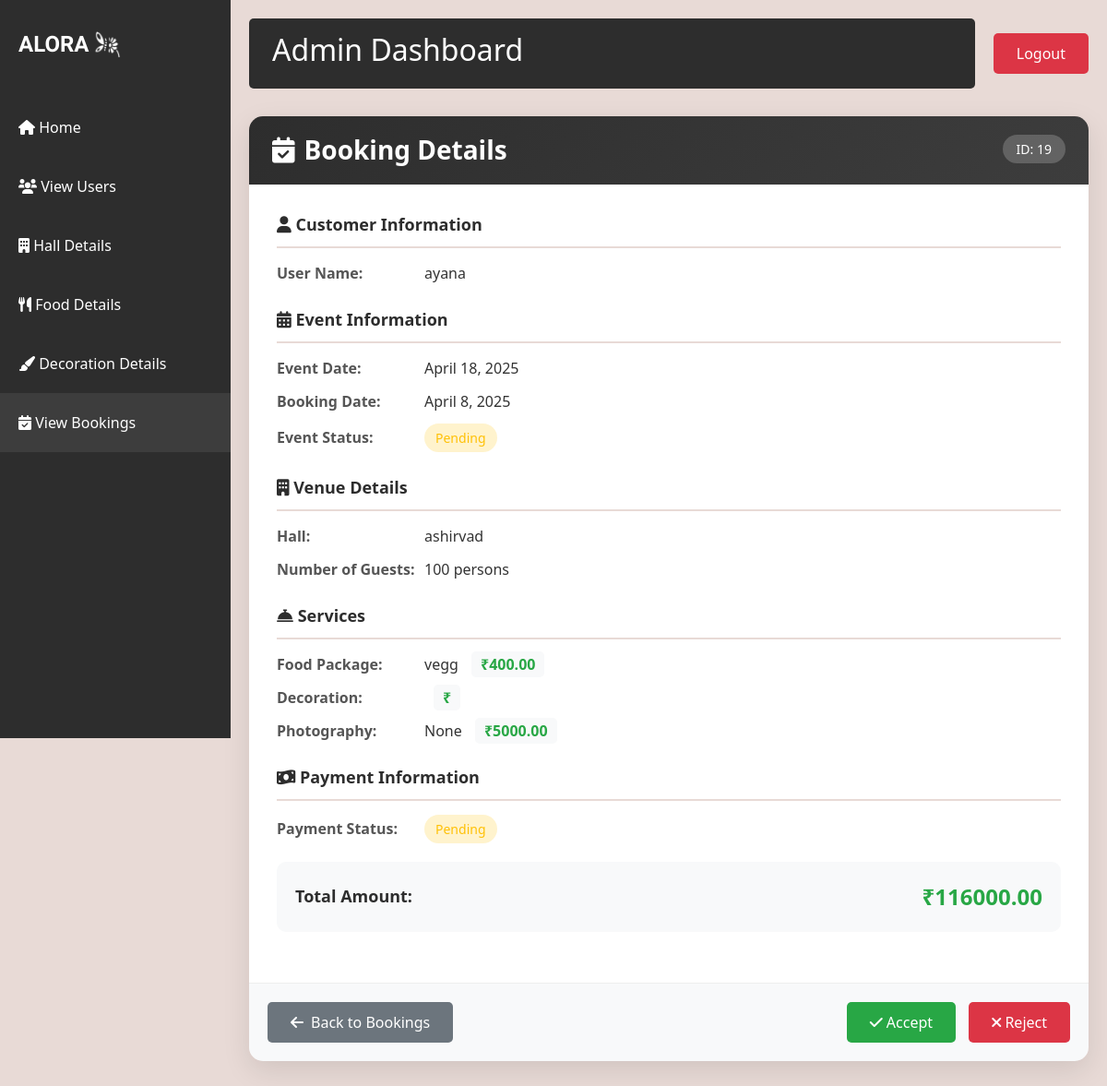
Page /booking_detail/19/ (signed in) on the committed database.
### app/models.py (models this page shows)
class Bookings(models.Model):
    event_date=models.DateField(null=True)
    event_status=models.CharField(max_length=100,default='Pending')
    user_id=models.ForeignKey(User,on_delete=models.CASCADE)
    hall_id=models.ForeignKey(Halls,on_delete=models.CASCADE)
    booking_date=models.DateField(auto_now_add=True)
    payment_status=models.CharField(max_length=100,default='Pending')
    photography=models.CharField(max_length=100,null=True,blank=True)
    no_of_persons=models.IntegerField(null=True,blank=True)
    food_value=models.BooleanField(null=True,blank=True)
    food=models.ForeignKey(Food,on_delete=models.SET_NULL, null=True, blank=True)
    decoration_value=models.BooleanField(null=True,blank=True)
    decoration=models.ForeignKey(Decoration,on_delete=models.SET_NULL, null=True, blank=True)
    photography_cost=models.DecimalField(max_digits=10,decimal_places=2)
    total_payment=models.DecimalField(max_digits=10,decimal_places=2)

class Halls(models.Model):
    name=models.CharField(max_length=100)
    location=models.CharField(max_length=200)
    capacity=models.IntegerField()
    price_per_day=models.DecimalField(max_digits=10,decimal_places=2)
    photo_url=models.ImageField(upload_to='images/')
    description=models.TextField(blank=True,null=True)

class Food(models.Model):
    food_name=models.CharField(max_length=100,null=True)
    food_image=models.ImageField(upload_to='images/')
    food_price=models.DecimalField(max_digits=10,decimal_places=2)

### app/views.py (the view)
# urls.py: path('booking_detail/<int:id>/', views.booking_detail, name='booking_detail'),###
@login_required(login_url='login')
def booking_detail(request, id):
    booking = get_object_or_404(Bookings.objects.select_related('user_id', 'hall_id', 'food', 'decoration'), id=id)
    return render(request, 'booking_detail_.html', {'booking': booking})

### templates/booking_detail_.html (shortened to what this page needs)
<!DOCTYPE html>
<html lang="en">
<head>
    {% load static %}
    <link href="https://cdn.jsdelivr.net/npm/bootstrap@5.3.0/dist/css/bootstrap.min.css" rel="stylesheet">
    <link rel="stylesheet" href="https://cdnjs.cloudflare.com/ajax/libs/font-awesome/6.0.0-beta3/css/all.min.css">
</head>
<body>
    <div class="sidebar">
        <div class="logo-container">
            <div class="logo">ALORA</div>
            <img src="{% static 'alora_icon.png' %}" alt="Light Bulb" class="logo-image">
        </div>
        <nav class="nav flex-column">
            <a class="nav-link" href="{% url 'admin_dash' %}">
                <i class="fas fa-home"></i> Home
            </a>
            <a class="nav-link" href="{% url 'view_users' %}">
                <i class="fas fa-users"></i> View Users
            </a>
            <a class="nav-link" href="{% url 'hall_details' %}">
                <i class="fas fa-building"></i> Hall Details
            </a>
            <a class="nav-link" href="{% url 'food_details' %}">
                <i class="fas fa-utensils"></i> Food Details
            </a>
            <a class="nav-link" href="{% url 'decoration_details' %}">
                <i class="fas fa-paint-brush"></i> Decoration Details
            </a>
            <a class="nav-link active" href="{% url 'admin_view_booking' %}">
                <i class="fas fa-calendar-check"></i> View Bookings
            </a>
        </nav>
    </div>
    <div class="main-content">
        <div class="top-nav">
            <div class="welcome-section">
                <h2>Admin Dashboard</h2>
            </div>
            <a href="{% url 'logout' %}" class="logout-btn">Logout</a>
        </div>
        <div class="booking-details-card">
            <div class="booking-header">
                <h3><i class="fas fa-calendar-check"></i> Booking Details</h3>
                <div class="booking-id-badge">ID: {{ booking.id }}</div>
            </div>
            <div class="booking-body">
                <div class="info-group">
                    <div class="info-category">
                        <i class="fas fa-user"></i> Customer Information
                    </div>
                    <div class="info-row">
                        <div class="info-label">User Name:</div>
                        <div class="info-value">{{ booking.user_id.username }}</div>
                    </div>
                </div>
                <div class="info-group">
                    <div class="info-category">
                        <i class="fas fa-calendar-alt"></i> Event Information
                    </div>
                    <div class="info-row">
                        <div class="info-label">Event Date:</div>
                        <div class="info-value">{{ booking.event_date }}</div>
                    </div>
                    <div class="info-row">
                        <div class="info-label">Booking Date:</div>
                        <div class="info-value">{{ booking.booking_date }}</div>
                    </div>
                    <div class="info-row">
                        <div class="info-label">Event Status:</div>
                        <div class="info-value">
                            {% if booking.event_status == 'Accept' %}
                                <span class="status-badge status-accepted">Accepted</span>
                            {% elif booking.event_status == 'Reject' %}
                                <span class="status-badge status-rejected">Rejected</span>
                            {% else %}
                                <span class="status-badge status-pending">Pending</span>
                            {% endif %}
                        </div>
                    </div>
                </div>
                <div class="info-group">
                    <div class="info-category">
                        <i class="fas fa-building"></i> Venue Details
                    </div>
                    <div class="info-row">
                        <div class="info-label">Hall:</div>
                        <div class="info-value">{{ booking.hall_id.name }}</div>
                    </div>
                    <div class="info-row">
                        <div class="info-label">Number of Guests:</div>
                        <div class="info-value">{{ booking.no_of_persons }} persons</div>
                    </div>
                </div>
                <div class="info-group">
                    <div class="info-category">
                        <i class="fas fa-concierge-bell"></i> Services
                    </div>
                    <div class="info-row">
                        <div class="info-label">Food Package:</div>
                        <div class="info-value">{{ booking.food.food_name }} <span class="price-tag">₹{{ booking.food.food_price }}</span></div>
                    </div>
                    <div class="info-row">
                        <div class="info-label">Decoration:</div>
                        <div class="info-value">{{ booking.decoration.decoration_name }} <span class="price-tag">₹{{ booking.decoration.decoration_price }}</span></div>
                    </div>
                    <div class="info-row">
                        <div class="info-label">Photography:</div>
                        <div class="info-value">{{ booking.photography }} <span class="price-tag">₹{{ booking.photography_cost }}</span></div>
                    </div>
                </div>
                <div class="info-group">
                    <div class="info-category">
                        <i class="fas fa-money-bill-wave"></i> Payment Information
                    </div>
                    <div class="info-row">
                        <div class="info-label">Payment Status:</div>
                        <div class="info-value">
                            {% if booking.payment_status == 'Paid' %}
                                <span class="status-badge status-paid">Paid</span>
                            {% else %}
                                <span class="status-badge status-pending">Pending</span>
                            {% endif %}
                        </div>
                    </div>
                    <div class="total-section">
                        <div class="total-label">Total Amount:</div>
                        <div class="total-value">₹{{ booking.total_payment }}</div>
                    </div>
                </div>
            </div>
            <div class="booking-footer">
                <a href="{% url 'admin_view_booking' %}" class="back-btn"><i class="fas fa-arrow-left"></i> Back to Bookings</a>
                <div class="action-buttons">
                    {% if booking.event_status == 'Pending' %}
                        <form action="{% url 'acceptrejectbooking' id=booking.id %}" method="post" style="display:inline;">
                            <button type="submit" name="Status" value="Accept" class="action-btn accept-btn"><i class="fas fa-check"></i> Accept</button>
                            <button type="submit" name="Status" value="Reject" class="action-btn reject-btn"><i class="fas fa-times"></i> Reject</button>
                        </form>
                    {% elif booking.event_status == 'Accept' %}
                        <form action="{% url 'acceptrejectbooking' id=booking.id %}" method="post" style="display:inline;">
                            {% csrf_token %}
                            <button type="submit" name="Status" value="Reject" class="action-btn reject-btn"><i class="fas fa-times"></i> Reject</button>
                        </form>
                    {% elif booking.event_status == 'Reject' %}
                        <form action="{% url 'acceptrejectbooking' id=booking.id %}" method="post" style="display:inline;">
                            {% csrf_token %}
                            <button type="submit" name="Status" value="Accept" class="action-btn accept-btn"><i class="fas fa-check"></i> Accept</button>
                        </form>
                    {% endif %}
                </div>
            </div>
        </div>
    </div>
</body>
</html>

### templates/booking_detail_.html (style rules this page uses)
body { background-color: #e8dad6; min-height: 100vh; }
.sidebar { background-color: #2d2d2d; color: white; min-height: 100vh; padding-top: 20px; position: fixed; width: 250px; }
.logo-container { display: flex; align-items: center; justify-content: flex-start; padding: 10px 20px; margin-bottom: 30px; }
.logo { font-family: 'Irish Grover'; font-size: 24px; font-weight: bold; }
.logo-image { width: 30px; height: 30px; margin-left: 5px; }
.nav-link { color: #ffffff; padding: 20px 20px; transition: all 0.3s; font-size: 16px; }
.nav-link.active { background-color: #3d3d3d; }
.main-content { margin-left: 250px; padding: 20px; }
.top-nav { display: flex; justify-content: space-between; align-items: center; margin-bottom: 30px; }
.welcome-section { background-color: #2d2d2d; color: white; padding: 15px 25px; border-radius: 5px; flex-grow: 1; margin-right: 20px; }
.logout-btn { background-color: #dc3545; color: white; border: none; padding: 10px 25px; border-radius: 5px; text-decoration: none; transition: background-color 0.3s; }
.booking-details-card { border: none; border-radius: 15px; overflow: hidden; box-shadow: 0 10px 30px rgba(0, 0, 0, 0.1); margin-bottom: 30px; }
.booking-header { background: linear-gradient(135deg, #2d2d2d 0%, #3d3d3d 100%); color: white; padding: 20px 25px; position: relative; }
.booking-header h3 { margin: 0; font-weight: 600; display: flex; align-items: center; }
.booking-header h3 i { margin-right: 10px; }
.booking-id-badge { position: absolute; top: 20px; right: 25px; background-color: rgba(255, 255, 255, 0.2); padding: 5px 15px; border-radius: 50px; font-size: 14px; }
.booking-body { padding: 30px; background-color: white; }
.info-group { margin-bottom: 25px; }
.info-category { font-size: 18px; color: #2d2d2d; border-bottom: 2px solid #e8dad6; padding-bottom: 10px; margin-bottom: 15px; font-weight: 600; }
.info-row { display: flex; margin-bottom: 12px; align-items: center; }
.info-label { width: 160px; font-weight: 600; color: #555; }
.info-value { flex-grow: 1; color: #333; }
.price-tag { background-color: #f8f9fa; padding: 3px 10px; border-radius: 5px; margin-left: 10px; color: #28a745; font-weight: 600; }
.status-badge { padding: 5px 12px; border-radius: 50px; font-size: 14px; font-weight: 500; display: inline-block; }
.status-pending { background-color: #fff3cd; color: #ffc107; }
.total-section { background-color: #f8f9fa; padding: 20px; border-radius: 10px; display: flex; justify-content: space-between; align-items: center; margin-top: 20px; }
.total-label { font-size: 18px; font-weight: 600; color: #2d2d2d; }
.total-value { font-size: 24px; font-weight: 700; color: #28a745; }
.booking-footer { padding: 20px; display: flex; justify-content: space-between; background-color: #f8f9fa; border-top: 1px solid #eee; }
.back-btn { background-color: #6c757d; color: white; border: none; padding: 10px 25px; border-radius: 5px; text-decoration: none; transition: all 0.3s; display: flex; align-items: center; }
.back-btn i { margin-right: 8px; }
.action-btn { padding: 10px 25px; border: none; border-radius: 5px; text-decoration: none; transition: all 0.3s; margin-left: 10px; font-weight: 500; }
.accept-btn { background-color: #28a745; color: white; }
.reject-btn { background-color: #dc3545; color: white; }

### rows in the picture
Bookings: id "19", user_id.username "ayana", event_date "April 18, 2025", booking_date "April 8, 2025", hall_id.name "ashirvad", no_of_persons "100", food.food_name "vegg", food.food_price "400.00", photography "None", photography_cost "5000.00", total_payment "116000.00"
